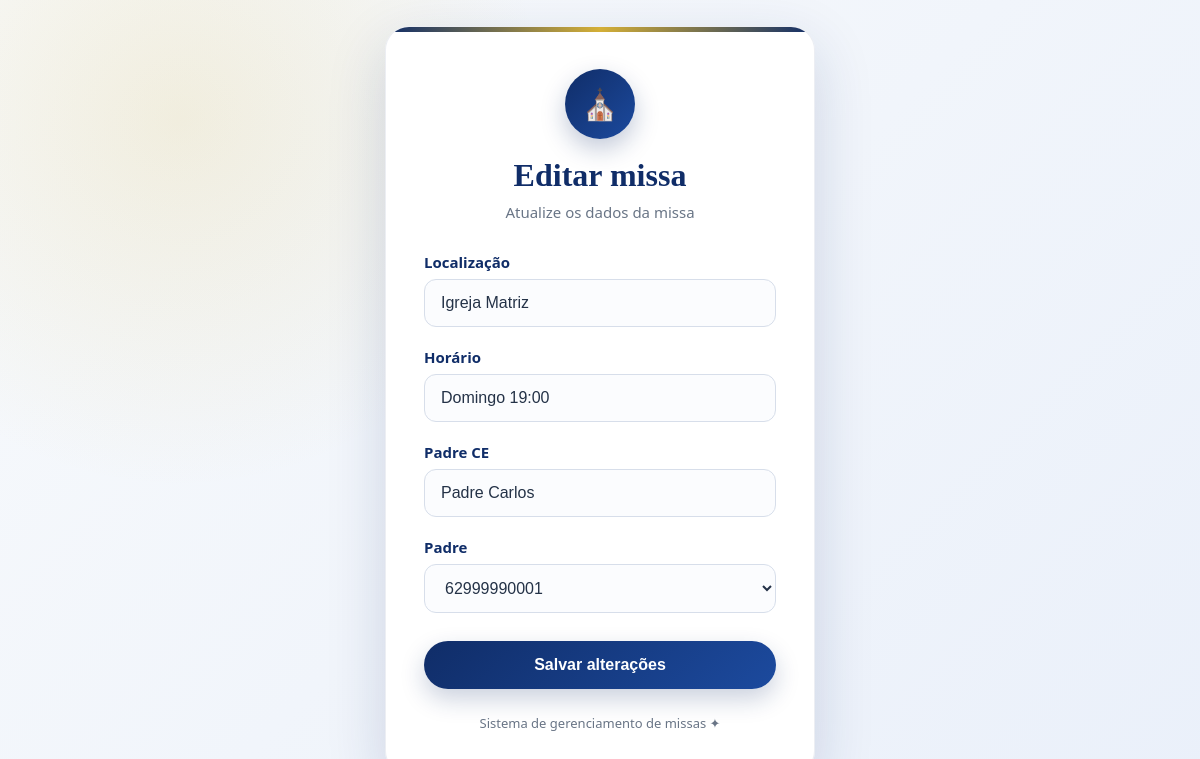
Page /missas/inserir_missas.php?id_missa=1 on the committed database.
### tables this page shows
CREATE TABLE IF NOT EXISTS missas (
    id_missas INT NOT NULL AUTO_INCREMENT,
    localizacao VARCHAR(255) NOT NULL,
    horario VARCHAR(45) NOT NULL,
    padre_ce VARCHAR(45) NOT NULL,
    padre_id INT NOT NULL,

    PRIMARY KEY (id_missas),

    INDEX idx_missas_padre (padre_id),

    CONSTRAINT fk_missas_padre
        FOREIGN KEY (padre_id)
        REFERENCES padre (id_padre)
        ON DELETE RESTRICT
        ON UPDATE CASCADE
);

CREATE TABLE IF NOT EXISTS padre (
    id_padre INT NOT NULL AUTO_INCREMENT,
    telefone VARCHAR(15) NOT NULL,
    usuarios_id INT NOT NULL,

    PRIMARY KEY (id_padre),

    UNIQUE KEY numero_padre_UNIQUE (telefone),
    UNIQUE KEY uq_padre_usuario (usuarios_id),

    CONSTRAINT fk_padre_usuarios
        FOREIGN KEY (usuarios_id)
        REFERENCES usuarios (id_usuarios)
        ON DELETE RESTRICT
        ON UPDATE CASCADE
);

### html/func.php (called while the page is built, shortened)
<?php
function listar_padre($conexão){
    return $conexão->query("SELECT
    padre.id_padre,
    usuarios.nome,
    usuarios.email,
    padre.telefone
FROM padre
INNER JOIN usuarios
    ON padre.usuarios_id = usuarios.id_usuarios;");
}
function buscar_missas($conexao, $id){
    $sql = "SELECT * FROM missas  WHERE id_missas = ?";
    $stmt = $conexao->prepare($sql);
    $stmt->bind_param("i", $id);
    $stmt->execute();
    return $stmt->get_result();
}
?>

### html/missas/inserir_missas.php (the view, shortened to what this page needs)
<?php
require_once "../func.php";
$id_missa = $_GET['id_missa'] ?? null;
$localizacao = "";
$horario = "";
$padre_ce = "";
$padre_id = null;
if ($id_missa) {
    $resultado = buscar_missas($conexao, $id_missa);
    if ($resultado && ($missa = mysqli_fetch_assoc($resultado))) {
        $localizacao = $missa['localizacao'];
        $horario = $missa['horario'];
        $padre_ce = $missa['padre_ce'];
        $padre_id = $missa['padre_id'];
    } else {
        $id_missa = null;
    }
}
$padres = listar_padre($conexao);
?>
<!DOCTYPE html>
<html lang="pt-br">
<head>
</head>
<body>
<div class="login-container">
    <div class="login-card">
        <div class="icone">
            ⛪
        </div>
        <h1>
            <?php echo $id_missa ? "Editar missa" : "Cadastrar missa"; ?>
        </h1>
        <p class="subtitulo">
            <?php
                echo $id_missa
                    ? "Atualize os dados da missa"
                    : "Preencha os dados da nova missa";
            ?>
        </p>
        <form
            action="salvar_missa.php<?php
                echo $id_missa
                    ? '?id_missa=' . urlencode($id_missa)
                    : '';
            ?>"
            method="POST"
        >
            <div class="campo">
                <label for="localizacao">
                    Localização
                </label>
                <input
                    type="text"
                    id="localizacao"
                    name="localizacao"
                    value="<?php echo htmlspecialchars($localizacao); ?>"
                    placeholder="Ex: Igreja Matriz"
                    required
                >
            </div>
            <div class="campo">
                <label for="horario">
                    Horário
                </label>
                <input
                    type="text"
                    id="horario"
                    name="horario"
                    value="<?php echo htmlspecialchars($horario); ?>"
                    placeholder="Ex: Domingo às 19:00"
                    required
                >
            </div>
            <div class="campo">
                <label for="padre_ce">
                    Padre CE
                </label>
                <input
                    type="text"
                    id="padre_ce"
                    name="padre_ce"
                    value="<?php echo htmlspecialchars($padre_ce); ?>"
                    placeholder="Digite o padre CE"
                    required
                >
            </div>
            <div class="campo">
                <label for="padre_id">
                    Padre
                </label>
                <select
                    name="padre_id"
                    id="padre_id"
                    required
                >
                    <?php while ($padre = mysqli_fetch_assoc($padres)) { ?>
                        <?php
                            $id = $padre['id_padre'];
                            $telefone = $padre['telefone'];
                        ?>
                        <option
                            value="<?php echo $id; ?>"
                            <?php
                                echo ($padre_id == $id)
                                    ? 'selected'
                                    : '';
                            ?>
                        >
                            <?php echo htmlspecialchars($telefone); ?>
                        </option>
                    <?php } ?>
                </select>
            </div>
            <button type="submit" class="botao">
                <?php
                    echo $id_missa
                        ? "Salvar alterações"
                        : "Cadastrar missa";
                ?>
            </button>
        </form>
        <div class="rodape">
            Sistema de gerenciamento de missas
            <span>✦</span>
        </div>
    </div>
</div>
</body>
</html>

### html/missas/inserir_missas.php (style rules this page uses)
:root { --azul: #102d68; --azul2: #1c4a9e; --dourado: #d4af37; --dourado2: #f2d675; --fundo: #f4f7fc; --texto: #243247; --cinza: #697586; --branco: #ffffff; }
* { margin: 0; padding: 0; box-sizing: border-box; }
body { min-height: 100vh; display: flex; align-items: center; justify-content: center; padding: 20px; font-family: "Segoe UI", Arial, sans-serif; color: var(--texto); background: radial-gradient( circle at 15% 15%, rgba(212, 175, 55, .15), transparent 30% ), linear-gradient( 135deg, #f8fafc, #eaf0fa ); }
.login-container { width: 100%; max-width: 430px; }
.login-card { background: rgba(255, 255, 255, .97); padding: 42px 38px; border-radius: 24px; box-shadow: 0 20px 60px rgba(16, 45, 104, .16); border: 1px solid rgba(16, 45, 104, .08); position: relative; overflow: hidden; }
.login-card::before { content: ""; position: absolute; top: 0; left: 0; width: 100%; height: 5px; background: linear-gradient( 90deg, var(--azul), var(--dourado), var(--azul) ); }
.icone { width: 70px; height: 70px; margin: 0 auto 18px; display: flex; align-items: center; justify-content: center; border-radius: 50%; background: linear-gradient( 135deg, var(--azul), var(--azul2) ); color: var(--dourado2); font-size: 30px; box-shadow: 0 10px 25px rgba(16, 45, 104, .25); }
h1 { text-align: center; font-family: Georgia, serif; font-size: 32px; color: var(--azul); margin-bottom: 8px; }
.subtitulo { text-align: center; color: var(--cinza); font-size: 15px; margin-bottom: 30px; }
.campo { margin-bottom: 20px; }
label { display: block; font-weight: 600; color: var(--azul); margin-bottom: 7px; font-size: 15px; }
input, select { width: 100%; padding: 14px 16px; border: 1px solid #d7deea; border-radius: 12px; outline: none; font-size: 16px; color: var(--texto); background: #fbfcfe; transition: .25s ease; }
input::placeholder { color: #a0a9b8; }
.botao { width: 100%; border: none; padding: 15px; margin-top: 8px; border-radius: 50px; background: linear-gradient( 135deg, var(--azul), var(--azul2) ); color: white; font-size: 16px; font-weight: 700; cursor: pointer; box-shadow: 0 10px 25px rgba(16, 45, 104, .22); transition: .3s ease; }
.rodape { text-align: center; margin-top: 25px; color: var(--cinza); font-size: 13px; }

### rows in the picture
missas: localizacao "Igreja Matriz", horario "Domingo 19:00", padre_ce "Padre Carlos", padre_id "62999990001"
